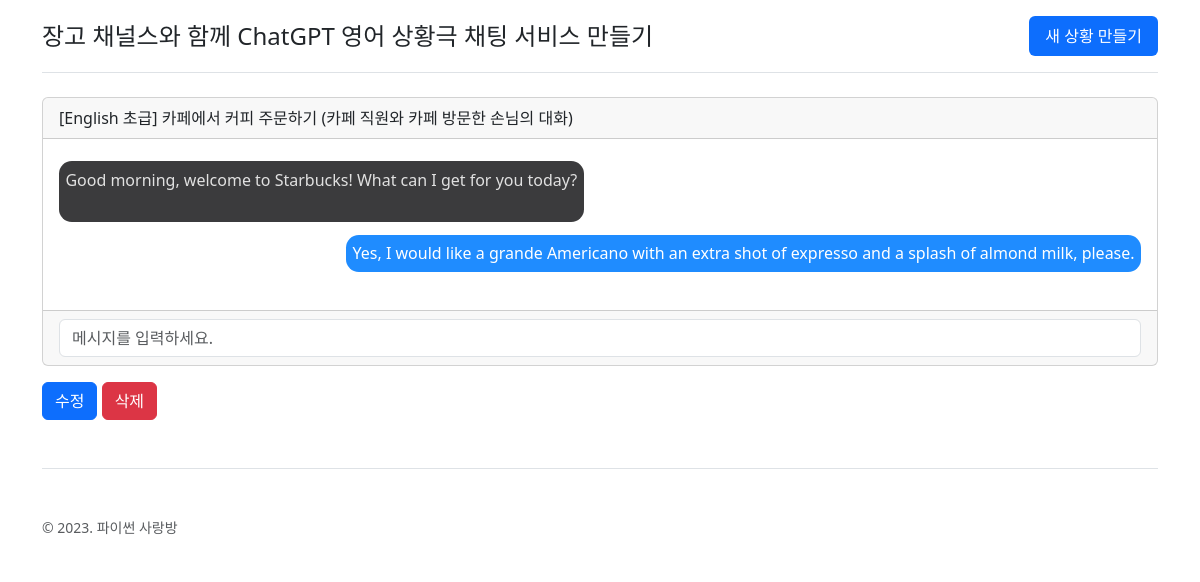
Page /chat/1/ (signed in) on the committed database.
### chat/models.py (models this page shows)
class RolePlayingRoom(models.Model):
    class Language(models.TextChoices):
        ENGLISH = "en-US", "English"
        JAPANESE = "ja-JP", "Japanese"
        CHINESE = "zh-CN", "Chinese"
        SPANISH = "es-ES", "Spanish"
        FRENCH = "fr-FR", "French"
        GERMAN = "de-DE", "German"
        RUSSIAN = "ru-RU", "Russian"
    class Level(models.IntegerChoices):
        BEGINNER = 1, "초급"
        ADVANCED = 2, "고급"
    user = models.ForeignKey(settings.AUTH_USER_MODEL, on_delete=models.CASCADE)
    language = models.CharField(
        max_length=10,
        choices=Language.choices,
        default=Language.ENGLISH,
        verbose_name="대화 언어",
    )
    level = models.SmallIntegerField(
        choices=Level.choices, default=Level.BEGINNER, verbose_name="레벨"
    )
    situation = models.CharField(max_length=100, verbose_name="상황")
    situation_en = models.CharField(
        max_length=100,
        blank=True,
        verbose_name="상황 (영문)",
        help_text="GPT 프롬프트에 직접적으로 활용됩니다. 비워두시면, situation 필드를 번역해 자동 반영됩니다.",
    )
    my_role = models.CharField(max_length=100, verbose_name="내 역할")
    my_role_en = models.CharField(
        max_length=100,
        blank=True,
        verbose_name="내 역할 (영문)",
        help_text="GPT 프롬프트에 직접적으로 활용됩니다. 비워두시면, my_role 필드를 번역해 자동 반영됩니다.",
    )
    gpt_role = models.CharField(max_length=100, verbose_name="GPT 역할")
    gpt_role_en = models.CharField(
        max_length=100,
        blank=True,
        verbose_name="GPT 역할 (영문)",
        help_text="GPT 프롬프트에 직접적으로 활용됩니다. 비워두시면, gpt_role 필드를 번역해 자동 반영됩니다.",
    )
    class Meta:
        ordering = ["-pk"]

### chat/views.py (the view)
@method_decorator(staff_member_required, name="dispatch")
class RolePlayingRoomDetailView(DetailView):
    model = RolePlayingRoom
    def get_queryset(self):
        qs = super().get_queryset()
        qs = qs.filter(user=self.request.user)
        return qs

### chat/templates/chat/roleplayingroom_detail.html (shortened to what this page needs)
{% extends "chat/base.html" %}
{% block content %}
  <div class="row">
    <div class="col-sm-12">
      <div class="card">
        <div class="card-header">
          [{{ roleplayingroom.get_language_display }}
          {{ roleplayingroom.get_level_display }}]
          {{ roleplayingroom.situation }}
          ({{ roleplayingroom.gpt_role }}와
          {{ roleplayingroom.my_role }}의 대화)
        </div>
        <div class="card-body">
          <ul id="chat-message-list">
            <li class="chat-message">
              <span class="message">Good morning, welcome to Starbucks! What can I get for you today?
              </span>
            </li>
            <li class="chat-message me">
              <span class="message">Yes, I would like a grande Americano with an extra shot of expresso and a splash of almond milk, please.</span></li>
          </ul>
        </div>
        <div class="card-footer">
          <div class="d-flex gap-2">
            <form id="message-form" class="d-flex gap-1 flex-grow-1">
              <input type="text" name="message" placeholder="메시지를 입력하세요." class="form-control flex-grow-1"/>
            </form>
          </div>
        </div>
      </div>
    </div>
  </div>
  <div class="my-3">
    <a href="{% url 'role_playing_room_update' roleplayingroom.pk %}" class="btn btn-primary">수정</a>
    <a href="{% url 'role_playing_room_delete' roleplayingroom.pk %}" class="btn btn-danger">삭제</a>
  </div>
{% endblock %}

### chat/templates/chat/roleplayingroom_detail.html (style rules this page uses)
#chat-message-list { padding: 0; list-style: none; }
.chat-message .message { background-color: #3b3b3d; color: #e1e1e1; border-radius: 0.8em; padding: 0.4em; margin: 0.4em 0; display: inline-block; white-space: pre-wrap; }
.chat-message.me { text-align: right; }
.chat-message.me .message { background-color: #1f8cff; color: #fff; text-align: left; }

### rows in the picture
RolePlayingRoom: language "English", level "초급", situation "카페에서 커피 주문하기", gpt_role "카페 직원", my_role "카페 방문한 손님"
